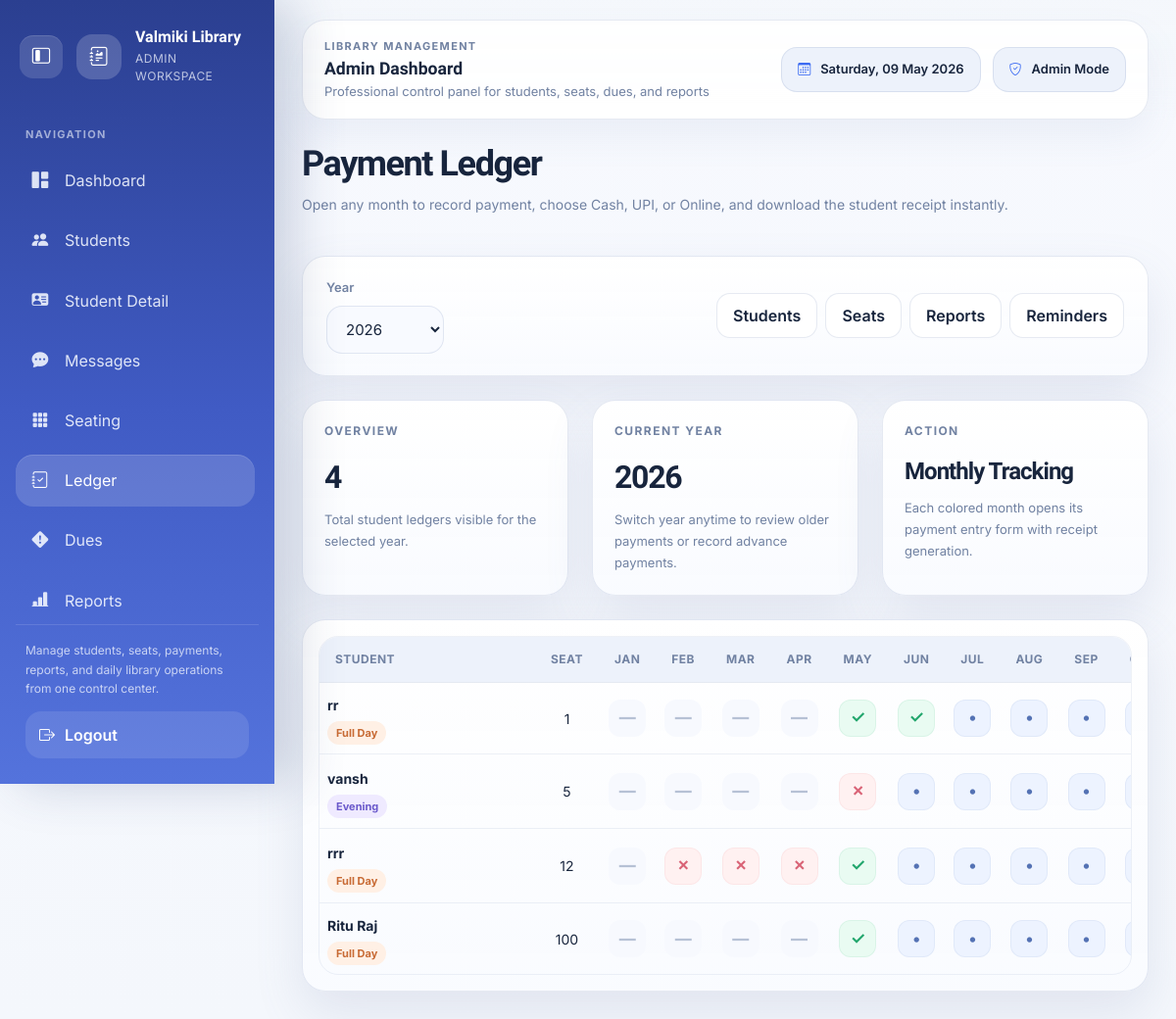
The app's page /ledger/ (signed in) with its own data.
### students/models.py (models this page shows, shortened)
class Student(models.Model):
    SHIFT_CHOICES = [
        ('Morning', 'Morning'),
        ('Evening', 'Evening'),
        ('Full Day', 'Full Day'),
    ]
    STATUS_CHOICES = [
        ('Active', 'Active'),
        ('On Hold', 'On Hold'),
        ('Left', 'Left'),
    ]
    PAYMENT_MODE_CHOICES = [
        ('Cash', 'Cash'),
        ('UPI', 'UPI'),
        ('Online', 'Online'),
    ]
    name         = models.CharField(max_length=100)
    contact      = models.CharField(max_length=10)
    email        = models.EmailField(blank=True, null=True, unique=True)
    date_of_birth = models.DateField(blank=True, null=True)
    seat_number  = models.CharField(max_length=3)
    shift        = models.CharField(max_length=20, choices=SHIFT_CHOICES)
    joining_date = models.DateField()
    monthly_fee  = models.DecimalField(max_digits=8, decimal_places=2, default=500)
    monthly_due_day = models.PositiveSmallIntegerField(default=5)
    mode_of_payment = models.CharField(max_length=10, choices=PAYMENT_MODE_CHOICES, default='Cash')
    preparing_for = models.CharField(max_length=150, blank=True)
    academic_details = models.TextField(blank=True)
    profile_photo = models.FileField(upload_to='student_profiles/photos/', blank=True, null=True)
    id_copy = models.FileField(upload_to='student_profiles/id_copies/', blank=True, null=True)
    payment_qr = models.FileField(upload_to='student_profiles/payment_qr/', blank=True, null=True)
    emergency_contact_name = models.CharField(max_length=100, blank=True)
    emergency_contact_phone = models.CharField(max_length=15, blank=True)
    status = models.CharField(max_length=20, choices=STATUS_CHOICES, default='Active')
    email_verified = models.BooleanField(default=False)

### students/views.py (the view)
# urls.py: path('ledger/',                 views.payment_ledger, name='payment_ledger'),
@login_required
def payment_ledger(request):
    today = date.today()
    current_year = int(request.GET.get('year', today.year))
    ledger = [build_ledger_row(student, current_year, today) for student in sorted_students()]
    return render(request, 'students/payment_ledger.html', {
        'ledger': ledger,
        'months': MONTH_NAMES,
        'current_year': current_year,
        'years': build_year_range(today),
    })

### students/finance.py (called while the page is built)
def paid_lookup(student, year=None):
    payments = Payment.objects.filter(student=student, is_paid=True)
    if year is not None:
        payments = payments.filter(year=year)
    return {(payment.year, payment.month): payment for payment in payments}

def get_month_status(student, year, month, today, payments=None):
    payments = payments if payments is not None else paid_lookup(student, year)
    payment = payments.get((year, month))
    joining_key = (student.joining_date.year, student.joining_date.month)
    current_key = (today.year, today.month)
    target_key = (year, month)
    if target_key < joining_key:
        return {'code': 'before', 'payment': payment, 'is_advance': False}
    if target_key > current_key:
        if payment:
            return {'code': 'paid', 'payment': payment, 'is_advance': True}
        return {'code': 'future', 'payment': None, 'is_advance': False}
    if payment:
        return {'code': 'paid', 'payment': payment, 'is_advance': False}
    return {'code': 'unpaid', 'payment': None, 'is_advance': False}

def build_ledger_row(student, current_year, today):
    payments = paid_lookup(student, current_year)
    row = {
        'student': student,
        'months': [],
        'paid_count': 0,
        'advance_count': 0,
        'unpaid_count': 0,
        'due_amount': Decimal('0.00'),
    }
    for month_num in range(1, 13):
        status = get_month_status(student, current_year, month_num, today, payments)
        row['months'].append(status['code'])
        if status['code'] == 'paid':
            row['paid_count'] += 1
            if status['is_advance']:
                row['advance_count'] += 1
        elif status['code'] == 'unpaid':
            row['unpaid_count'] += 1
    row['due_amount'] = student.monthly_fee * row['unpaid_count']
    return row

### students/views.py (called while the page is built)
def sorted_students():
    return sorted(Student.objects.all(), key=lambda student: (int(student.seat_number), student.name.lower()))

def build_year_range(today):
    return range(2023, today.year + 3)

### students/templates/students/payment_ledger.html (shortened to what this page needs)
{% extends 'students/base.html' %}
{% load custom_filters %}
{% block content %}
<div class="ledger-shell">
  <div class="page-head" style="margin-bottom:0">
    <div>
      <h1 class="page-title">Payment Ledger</h1>
      <p class="page-subtitle">Open any month to record payment, choose Cash, UPI, or Online, and download the student receipt instantly.</p>
    </div>
  </div>
  <div class="toolbar-card">
    <div class="d-flex justify-content-between align-items-center flex-wrap gap-3">
      <form method="GET" class="toolbar-form">
        <div>
          <label class="vl-label">Year</label>
          <select name="year" class="vl-input" onchange="this.form.submit()">
            {% for y in years %}
              <option value="{{ y }}" {% if y == current_year %}selected{% endif %}>{{ y }}</option>
            {% endfor %}
          </select>
        </div>
      </form>
      <div class="d-flex gap-2 flex-wrap">
        <a href="{% url 'student_list' %}" class="btn btn-outline-light">Students</a>
        <a href="{% url 'seating_chart' %}" class="btn btn-outline-light">Seats</a>
        <a href="{% url 'reports_dashboard' %}" class="btn btn-outline-info">Reports</a>
        <a href="{% url 'monthly_reminders' %}" class="btn btn-outline-warning">Reminders</a>
      </div>
    </div>
  </div>
  <div class="row g-4">
    <div class="col-md-4">
      <div class="summary-card">
        <div class="section-title">Overview</div>
        <div class="summary-number">{{ ledger|length }}</div>
        <div class="summary-label">Total student ledgers visible for the selected year.</div>
      </div>
    </div>
    <div class="col-md-4">
      <div class="summary-card">
        <div class="section-title">Current Year</div>
        <div class="summary-number">{{ current_year }}</div>
        <div class="summary-label">Switch year anytime to review older payments or record advance payments.</div>
      </div>
    </div>
    <div class="col-md-4">
      <div class="summary-card">
        <div class="section-title">Action</div>
        <div class="summary-number" style="font-size:1.5rem">Monthly Tracking</div>
        <div class="summary-label">Each colored month opens its payment entry form with receipt generation.</div>
      </div>
    </div>
  </div>
  <div class="ledger-card">
    <div class="ledger-table-wrap">
      <table class="vl-table ledger-table">
        <thead>
          <tr>
            <th class="ledger-student">Student</th>
            <th>Seat</th>
            {% for month in months %}
              <th>{{ month }}</th>
            {% endfor %}
          </tr>
        </thead>
        <tbody>
          {% for row in ledger %}
            <tr>
              <td class="ledger-student">
                <div class="ledger-name">{{ row.student.name }}</div>
                <div style="margin-top:6px">
                  <span class="badge-shift {% if row.student.shift == 'Morning' %}morning{% elif row.student.shift == 'Evening' %}evening{% else %}fullday{% endif %}">
                    {{ row.student.shift }}
                  </span>
                </div>
              </td>
              <td>{{ row.student.seat_number }}</td>
              {% for status in row.months %}
                <td>
                  {% if status == 'before' %}
                    <span class="cell-before">—</span>
                  {% elif status == 'paid' %}
                    <a href="{% url 'payment_entry' row.student.pk current_year forloop.counter %}" class="cell-paid" title="View payment details and receipt">✓</a>
                  {% elif status == 'future' %}
                    <a href="{% url 'payment_entry' row.student.pk current_year forloop.counter %}" class="cell-future" title="Record advance payment">•</a>
                  {% else %}
                    <a href="{% url 'payment_entry' row.student.pk current_year forloop.counter %}" class="cell-unpaid" title="Record payment and receipt">✗</a>
                  {% endif %}
                </td>
              {% endfor %}
            </tr>
          {% empty %}
            <tr>
              <td colspan="16" class="text-center" style="padding:36px;color:var(--text-muted)">
                No students found. <a href="{% url 'add_student' %}" style="color:var(--accent);text-decoration:none">Add students first.</a>
              </td>
            </tr>
          {% endfor %}
        </tbody>
      </table>
    </div>
  </div>
</div>
{% endblock %}

### students/templates/students/base.html (style rules this page uses)
:root { --bg-main: #f4f7fc; --bg-card: #ffffff; --bg-deep: #edf2fb; --border: rgba(102, 126, 174, 0.16); --text-main: #18253d; --text-muted: #7182a2; --text-nav: rgba(245, 248, 255, 0.88); --navbar-bg: rgba(255, 255, 255, 0.92); --table-bg: #ffffff; --input-bg: #f8faff; --row-hover: rgba(81, 115, 191, 0.06); --sidebar-grad-start: #2b3f90; --sidebar-grad-mid: #405bc4; --sidebar-grad-end: #5473dc; --sidebar-active: rgba(255, 255, 255, 0.16); --accent: #3d6cf2; --accent-strong: #274fc6; --success: #1ea66b; --warning: #e2a422; --danger: #d96376; --shadow-soft: 0 18px 36px rgba(111, 136, 182, 0.09); --shadow-card: 0 22px 50px rgba(105, 123, 165, 0.14); --sidebar-width: 280px; --sidebar-collapsed-width: 96px; }
* { box-sizing: border-box; margin: 0; padding: 0; }
html, body { min-height: 100%; }
body { background: radial-gradient(circle at top left, rgba(94, 134, 226, 0.12), transparent 24%), linear-gradient(180deg, #f7f9fe 0%, var(--bg-main) 100%); color: var(--text-main); font-family: "Inter", sans-serif; min-height: 100vh; transition: background 0.25s ease; }
a { color: inherit; }
.page-head { display: flex; justify-content: space-between; align-items: flex-start; gap: 18px; flex-wrap: wrap; margin-bottom: 28px; }
.page-title { margin: 0; font-family: "Sora", sans-serif; font-size: clamp(1.8rem, 3vw, 2.4rem); font-weight: 800; letter-spacing: -0.04em; color: var(--text-main); }
.page-subtitle { margin-top: 8px; color: var(--text-muted); font-size: 14px; line-height: 1.7; max-width: 760px; }
.section-title { font-size: 12px; font-weight: 700; color: var(--text-muted); margin-bottom: 14px; text-transform: uppercase; letter-spacing: 0.12em; }
.vl-table { width: 100%; border-collapse: collapse; font-size: 14px; background: transparent; }
.vl-table th { background: var(--bg-deep); color: var(--text-muted); padding: 14px 16px; text-align: left; font-weight: 700; border-bottom: 1px solid var(--border); white-space: nowrap; font-size: 12px; letter-spacing: 0.04em; text-transform: uppercase; }
.vl-table td { padding: 14px 16px; border-bottom: 1px solid rgba(102, 126, 174, 0.11); color: var(--text-main); vertical-align: middle; }
.vl-table tr:last-child td { border-bottom: none; }
.vl-input { width: 100%; background: var(--input-bg); border: 1px solid rgba(102, 126, 174, 0.16); border-radius: 16px; padding: 13px 15px; color: var(--text-main); font-size: 15px; margin-bottom: 20px; outline: none; transition: border-color 0.18s ease, box-shadow 0.18s ease; }
.vl-label { color: var(--text-muted); font-size: 13px; margin-bottom: 8px; display: block; font-weight: 600; }
.badge-shift { font-size: 11px; padding: 5px 9px; border-radius: 999px; font-weight: 700; }
.evening { background: #efeaff; color: #6b5acb; }
.fullday { background: #fff0e5; color: #c86b35; }
.btn { border-radius: 14px; font-weight: 600; padding: 10px 16px; box-shadow: none; }
.btn-outline-light, .btn-outline-info, .btn-outline-warning, .btn-outline-success { background: #ffffff; border-color: rgba(102, 126, 174, 0.16); color: var(--text-main); }

### records on screen
Student: student.name "rr", student.shift "Full Day", student.seat_number "1"
Student: student.name "vansh", student.shift "Evening", student.seat_number "5"
Student: student.name "rrr", student.shift "Full Day", student.seat_number "12"
Student: student.name "Ritu Raj", student.shift "Full Day", student.seat_number "100"

### other values on screen
{{ ledger|length }} "4"
{{ current_year }} "2026"
{{ month }} "JAN" "FEB" "MAR" "APR" "MAY" "JUN" "JUL" "AUG" "SEP"
form field year "2026"
